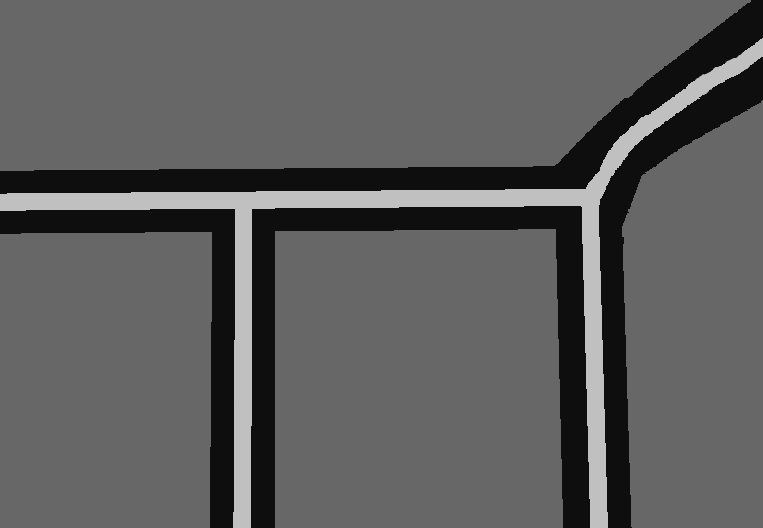
#> input picture RRt_Conf/algoritmos/Pb4.png, 763 x 528 px
$ python rrt_dinamico_v1.py
#> lines starting #> are read from the running program, lines starting #| are printed output that depends on the picture; after the words box and inside, x2 and y2 are one past the last pixel; in counts of white or black regions, pixels touching at a corner belong together
import math
import random
from pathlib import Path

import cv2
import matplotlib.pyplot as plt
import numpy as np


max_iter = 20000
epsilon = 40
dt = 0.1
T = 1.0
bias_freq = 10
tau = 0.5
escala_px_por_m = 62

v_set = [16.0, 24.0, 32.0]
w_set = [-1.0, -0.5, 0.0, 0.5, 1.0]
h_deseadas = [0.52, 0.58, 0.64, 0.70]

tabla_configuraciones = [
    (0, 0.51, 0.14),
    (10, 0.58, 0.12),
    (20, 0.64, 0.09),
    (30, 0.68, 0.06),
    (40, 0.70, 0.04),
    (50, 0.71, 0.02),
    (60, 0.71, 0.00),
    (70, 0.71, -0.01),
    (80, 0.70, -0.03),
    (90, 0.69, -0.05),
    (100, 0.68, -0.07),
    (110, 0.66, -0.08),
    (120, 0.64, -0.10),
    (130, 0.61, -0.11),
    (140, 0.58, -0.12),
    (150, 0.51, -0.14),
]


def resolve_map_path(map_name):
#> called with map_name = 'Pb4.png'
    base = Path(map_name)
    candidatos = [
        base,
        Path.cwd() / map_name,
        Path(__file__).resolve().parent / map_name,
        Path(__file__).resolve().parent.parent / map_name,
    ]
    for ruta in candidatos:
        if ruta.is_file():
            return str(ruta)
    raise FileNotFoundError(f"No se pudo cargar el archivo {map_name}")


def calcular_largo(h):
    return -0.675 * h + 1.3175


def sensor_id_desde_h(h):
    sensor_id, _, _ = min(tabla_configuraciones, key=lambda fila: abs(fila[1] - h))
    return sensor_id


def offset_cm_desde_h(h):
    _, _, offset = min(tabla_configuraciones, key=lambda fila: abs(fila[1] - h))
    return offset


class NodoDinamico:
    def __init__(self, x, y, theta, h, sensor_id=None, padre=None, trayectoria=None):
        self.x = x
        self.y = y
        self.theta = theta
        self.h = h
        self.sensor_id = sensor_id if sensor_id is not None else sensor_id_desde_h(h)
        self.padre = padre
        self.trayectoria = [] if trayectoria is None else trayectoria

    def distancia(self, otro):
        return math.hypot(self.x - otro.x, self.y - otro.y)


def cuerpo_robot(x, y, theta, h):
    largo_px = calcular_largo(h) * escala_px_por_m
    ancho_px = h * escala_px_por_m
    dx = largo_px / 2.0
    dy = ancho_px / 2.0
    c = math.cos(theta)
    s = math.sin(theta)
    corners = np.array([[-dx, -dy], [dx, -dy], [dx, dy], [-dx, dy]])
    return np.array(
        [[x + px * c - py * s, y + px * s + py * c] for px, py in corners],
        dtype=np.int32,
    )


def centros_ruedas(x, y, theta, h):
    largo_px = calcular_largo(h) * escala_px_por_m
    ancho_px = h * escala_px_por_m
    x_front, x_mid, x_rear = +0.35 * largo_px, 0.0, -0.35 * largo_px
    y_left, y_right = +0.5 * ancho_px, -0.5 * ancho_px
    c = math.cos(theta)
    s = math.sin(theta)

    def tf(x_local, y_local):
        return int(round(x + x_local * c - y_local * s)), int(round(y + x_local * s + y_local * c))

    return [
        tf(x_front, y_left),
        tf(x_front, y_right),
        tf(x_mid, y_left),
        tf(x_mid, y_right),
        tf(x_rear, y_left),
        tf(x_rear, y_right),
    ]


def punto_cm(x, y, theta, h):
    off_px = offset_cm_desde_h(h) * escala_px_por_m
    return int(round(x + off_px * math.cos(theta))), int(round(y + off_px * math.sin(theta)))


def integrar_dinamica_completa(x, y, theta, h, v, w, h_objetivo, tiempo, paso):
    trayectoria = []
    t = 0.0
    while t < tiempo:
        x += v * math.cos(theta) * paso
        y += v * math.sin(theta) * paso
        theta += w * paso
        h += ((h_objetivo - h) / tau) * paso
        h = min(max(h, min(h_deseadas)), max(h_deseadas))
        trayectoria.append((x, y, theta, h))
        t += paso
    return trayectoria


mapa = cv2.imread(resolve_map_path("Pb4.png"))
#> mapa is the input picture: shape (528, 763, 3); mean B, G, R 93.2, 93.2, 93.2
alto, ancho, _ = mapa.shape
#> alto = 528; ancho = 763
gris = cv2.cvtColor(mapa, cv2.COLOR_BGR2GRAY)
paredes = cv2.inRange(gris, 90, 110)
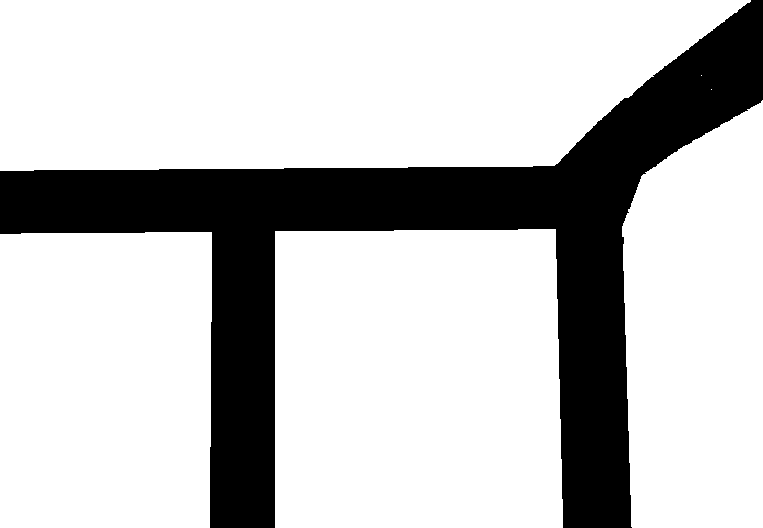
#> paredes: shape (528, 763); 76.5% white; 1 black region, box (x1, y1, x2, y2) and area: (0, 0, 763, 528) 94478
gutter = cv2.inRange(gris, 160, 200)
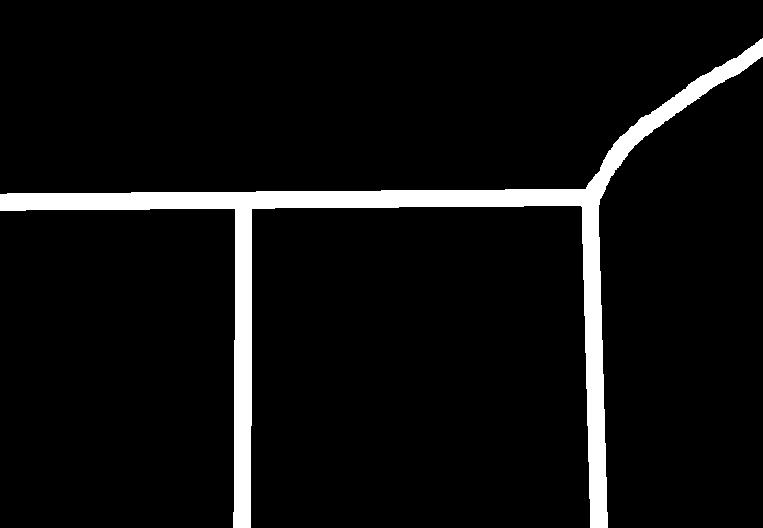
#> gutter: shape (528, 763); 6.2% white; 1 white region, box (x1, y1, x2, y2) and area: (0, 38, 763, 528) 25035
puntos_validos = np.column_stack(np.where(gutter > 0))
#> puntos_validos = 25035 pairs, first value 38 to 527, second value 0 to 762


def generar_nodo_valido():
    for _ in range(1000):
        y, x = puntos_validos[random.randint(0, len(puntos_validos) - 1)]
        theta = random.uniform(-math.pi, math.pi)
        h = random.choice(h_deseadas)
        if not verificar_configuracion(x, y, theta, h):
            continue
        return NodoDinamico(x, y, theta, h, sensor_id_desde_h(h))
#> this loop made 9 passes
#> (y, x, body in verificar_configuracion) on passes 3 to 8: (207, 194, [[227, 210], [179, 237], [160, 203], [208, 176]]), (257, 586, [[553, 268], [590, 223], [618, 245], [581, 290]]), (284, 248, [[252, 317], [215, 273], [243, 250], [280, 294]]), (520, 591, [[602, 551], [557, 521], [579, 488], [624, 518]]), (311, 238, [[268, 325], [211, 331], [207, 296], [264, 290]]), (202, 29, [[44, 232], [-4, 197], [13, 171], [62, 206]])
#> (y, x, body in verificar_configuracion) on passes 1 to 2: (206, 91, [[113, 180], [111, 233], [68, 231], [70, 178]]), (93, 680, [[656, 117], [659, 65], [703, 68], [700, 120]])
#> this loop made 1 pass
#> (y, x, h, body in verificar_configuracion) on pass 1: (204, 260, 0.58, [[226, 199], [279, 175], [293, 208], [240, 232]])
    return None


def verificar_colision(x, y):
    if x < 0 or x >= ancho or y < 0 or y >= alto:
        return True
    return paredes[int(y), int(x)] != 0


def verificar_configuracion(x, y, theta, h):
    if verificar_colision(x, y):
        return False

    body = cuerpo_robot(x, y, theta, h)
    if np.any(body[:, 0] < 0) or np.any(body[:, 0] >= ancho):
        return False
    if np.any(body[:, 1] < 0) or np.any(body[:, 1] >= alto):
        return False

    robot_mask = np.zeros_like(gris)
    cv2.fillPoly(robot_mask, [body], 255)
    if cv2.countNonZero(cv2.bitwise_and(robot_mask, paredes)) > 0:
        return False

    soportes = []
    for cx, cy in centros_ruedas(x, y, theta, h):
        if cx < 0 or cx >= ancho or cy < 0 or cy >= alto:
            return False
        if paredes[cy, cx] != 0:
            return False
        if gutter[cy, cx] == 0:
            soportes.append([cx, cy])

    if len(soportes) < 3:
        return False

    hull = cv2.convexHull(np.array(soportes, dtype=np.int32))
    cm = punto_cm(x, y, theta, h)
    return cv2.pointPolygonTest(hull.astype(np.float32), (float(cm[0]), float(cm[1])), False) >= 0


inicio = generar_nodo_valido()
objetivo = generar_nodo_valido()
nodos = [inicio]
camino = []
encontrado = False

for i in range(max_iter):
    if i % bias_freq == 0:
        q_rand = NodoDinamico(objetivo.x, objetivo.y, objetivo.theta, objetivo.h, objetivo.sensor_id)
    else:
        q_rand = generar_nodo_valido()
        if not q_rand:
            continue

    q_near = min(nodos, key=lambda n: n.distancia(q_rand))
    mejor_nuevo = None
    mejor_dist = float("inf")

    for v in v_set:
        for w in w_set:
            for h_objetivo in h_deseadas:
                tray = integrar_dinamica_completa(
                    q_near.x, q_near.y, q_near.theta, q_near.h, v, w, h_objetivo, T, dt
                )
                if not tray:
                    continue

                if any(verificar_colision(px, py) for px, py, _, _ in tray):
                    continue

                xf, yf, thetaf, hf = tray[-1]
                if not verificar_configuracion(xf, yf, thetaf, hf):
                    continue

                nuevo = NodoDinamico(
                    xf,
                    yf,
                    thetaf,
                    hf,
                    sensor_id_desde_h(hf),
                    padre=q_near,
                    trayectoria=tray,
                )
                dist = nuevo.distancia(q_rand)
                if dist < mejor_dist:
                    mejor_nuevo = nuevo
                    mejor_dist = dist

    if mejor_nuevo is None:
        continue

    nodos.append(mejor_nuevo)
    if mejor_nuevo.distancia(objetivo) < epsilon:
        objetivo.padre = mejor_nuevo
        encontrado = True
        break
#> this loop made 29 passes


fig, ax = plt.subplots(figsize=(10, 8))
ax.imshow(cv2.cvtColor(mapa, cv2.COLOR_BGR2RGB))
ax.set_title("Arbol RRT dinamico con modelo cinemático")
ax.axis("off")

for nodo in nodos:
    if nodo.padre and nodo.trayectoria:
        xs = [p[0] for p in nodo.trayectoria]
        ys = [p[1] for p in nodo.trayectoria]
        ax.plot(xs, ys, color="gray", linewidth=0.5)
#> this loop made 30 passes

ax.plot(inicio.x, inicio.y, "go", label="Inicio")
ax.plot(objetivo.x, objetivo.y, "yo", label="Objetivo")
ax.legend()
plt.show()
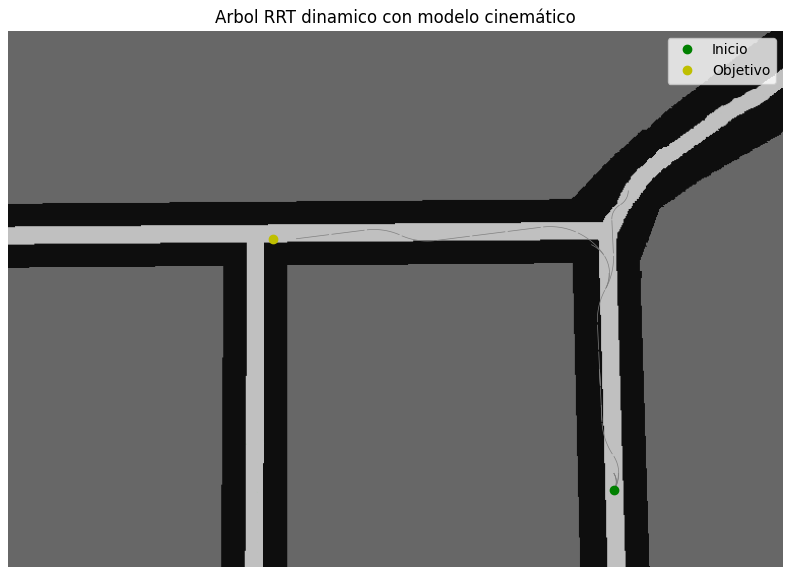
#> figure drawn by matplotlib, 1 panel

if encontrado:
    actual = objetivo
    while actual:
        camino.append(actual)
        actual = actual.padre
#> this loop made 18 passes
    camino.reverse()

    print("Camino encontrado. Configuraciones:")
    for i, nodo in enumerate(camino):
        largo = calcular_largo(nodo.h)
        _, ancho, offset = min(tabla_configuraciones, key=lambda fila: abs(fila[1] - nodo.h))
        print(
            f"Paso {i}: x={int(nodo.x)}, y={int(nodo.y)}, "
            f"theta={nodo.theta:.2f} rad, sensor={nodo.sensor_id}, "
            f"ancho={ancho:.2f} m, largo={largo:.2f} m, offset CM={offset:.2f} m"
        )
else:
    print("No se encontró camino.")
